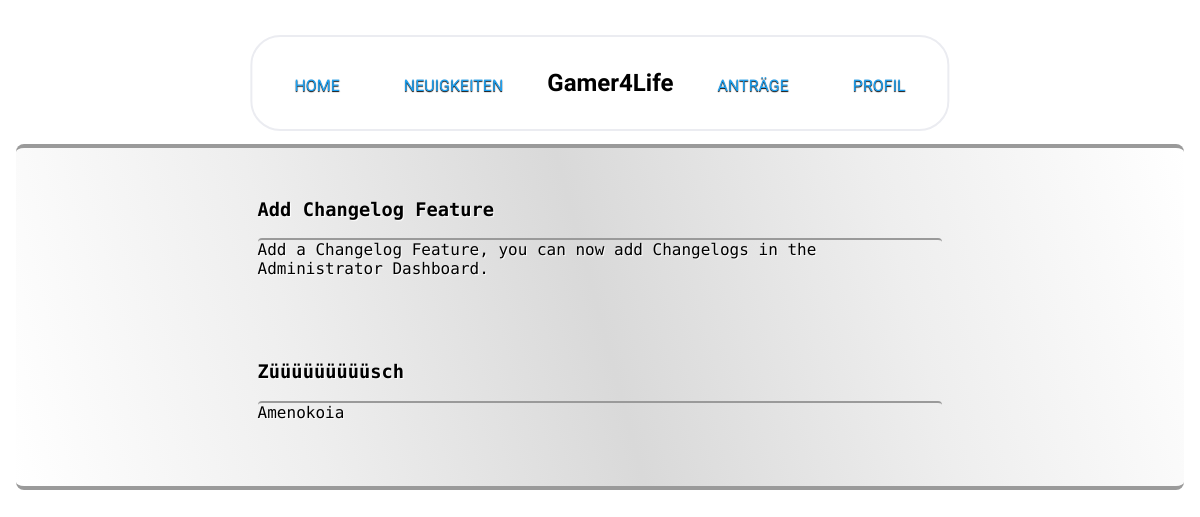
/page/changelog.php (signed in), run on the app's committed database.
### tables this page shows
CREATE TABLE changelog(
		id INTEGER PRIMARY KEY AUTOINCREMENT,
		uid_creator INTEGER NOT NULL,
		header VARCHAR NOT NULL,
		change TEXT NOT NULL,
		created_at TIMESTAMP NOT NULL DEFAULT CURRENT_TIMESTAMP);

### page/changelog.php (the view, shortened to what this page needs)
<?php
$db = new SQLite3("../database/database.db");
include 'main.php';
?>
<!DOCTYPE html>
<html>
<head>
	<link rel="stylesheet" href="css/nav.css">
	<link rel="stylesheet" href="css/style.css">
</head>
<?php
if(isset($_SESSION["uid"])){
	echo showNavigation($db, $_SESSION['uid']);
}else{
	echo showNavigation($db);
}
?>
<body>
<div class="content">
	<div class="outer-item">
		<?php
			$posts = getChangelogPosts($db);
			$text = "";
			while ($dbsatz = $posts->fetchArray()) {
				$text .= "<div class='inner-item'>
						<div class='post'>
						<h3>".$dbsatz['header']."</h3>
						<div id='post_body'>
						".$dbsatz['change']."
						</div>
						</div>
						</div>";
			}
			echo $text;
		?>
	</div>
</div>
</body>
</html>

### page/css/style.css (style rules this page uses)
body { margin: 0px; padding: 0px; font-family: 'Roboto Mono', monospace; }
.content { background-image: linear-gradient(75deg, white, #eeeeee, #d9d9d9, #eeeeee, white); margin: 9rem 1rem 4rem 1rem; display: flex; flex-direction: row; justify-content: center; align-items: stretch; border-style: inset none outset none; border-radius: 8px; border-width: 4px; }
.outer-item { margin: 1rem; display: flex; flex-direction: column; max-width: 60%; }
.inner-item { margin-top: 1rem; margin-bottom: 1rem; padding-left: 0.5rem; padding-right: 0.5rem; }
.post { margin-bottom: 2rem; text-shadow: 1px 1px 1px white; }
#post_body { border-style: inset none none none; border-width: 2px; border-radius: 4px; }

### data on the page
changelog: header "Add Changelog Feature", change "Add a Changelog Feature, you can now add Changelogs in the Administrator Dashboard."
changelog: header "Züüüüüüüüüsch", change "Amenokoia"
